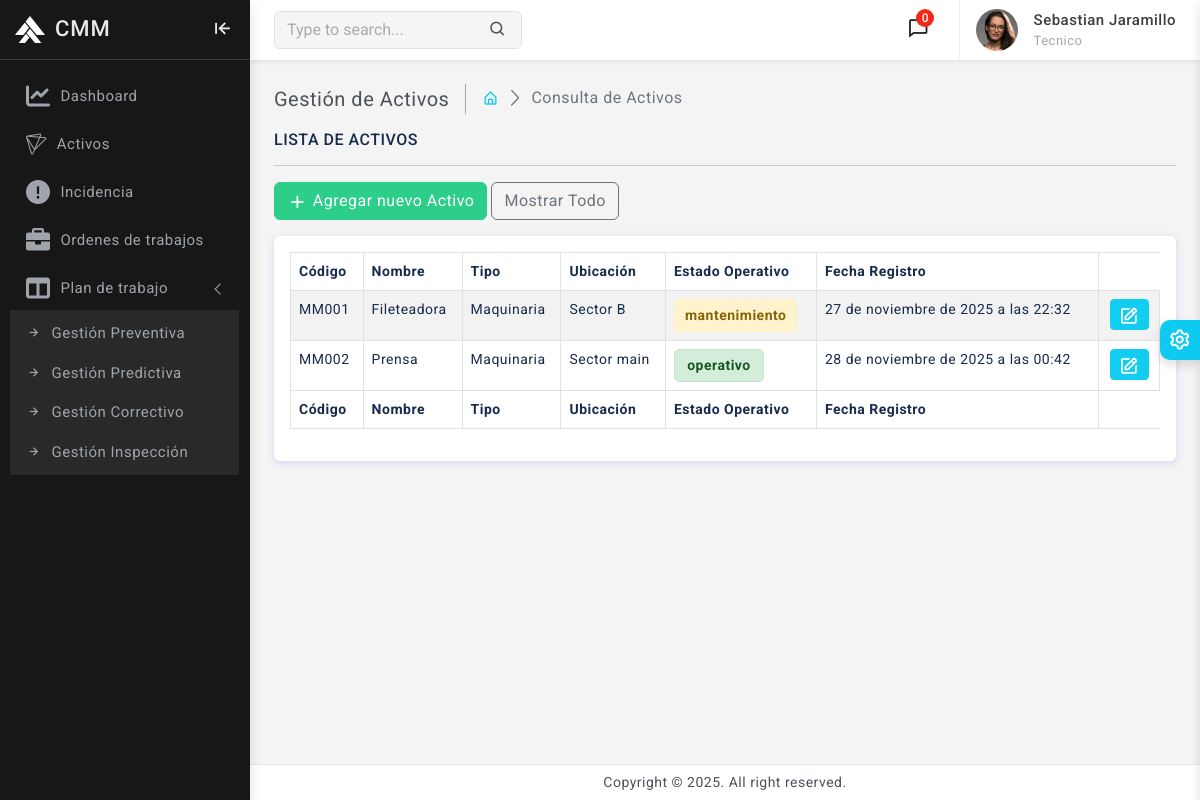
The app's page /activos/ (signed in) with its own data.
### usuarios/models.py (models this page shows, shortened)
class PerfilUsuario(models.Model):
    usuario     = models.OneToOneField(Usuario, on_delete=models.CASCADE)
    nombre      = models.CharField(max_length=50)
    apellido    = models.CharField(max_length=50)
    documento   = models.IntegerField(unique=True)
    telefono    = models.IntegerField(unique=True)
    cargo       = models.ForeignKey(Cargo, on_delete=models.CASCADE, related_name="Cargo")
    def full_name(self):
        return f'{self.nombre} {self.apellido}'

class Cargo(models.Model):
    CARGO_CHOICES = [
        ('Administrador', 'Administrador'),
        ('Supervisor', 'Supervisor'),
        ('Tecnico', 'Tecnico'),
    ]
    cargo  = models.CharField(max_length=50, choices=CARGO_CHOICES, default='Tecnico')
    def __str__(self):
        return self.cargo

### activos/models.py (models this page shows, shortened)
class Activo(models.Model):
    ESTADOS_OPERATIVOS_CHOICES = [
        ('operativo', 'Operativo'),
        ('inoperativo', 'Inoperativo'),
        ('mantenimiento', 'En mantenimiento'),
        ('retirado', 'Retirado'),
    ]
    codigo = models.CharField(max_length=50, unique=True, db_index=True)
    nombre = models.CharField(max_length=120)
    tipo = models.CharField(max_length=60, db_index=True)
    ubicacion = models.CharField(max_length=120, db_index=True)
    estado_operativo = models.CharField(max_length=20, choices=ESTADOS_OPERATIVOS_CHOICES, default='operativo', db_index=True)
    fecha_registro = models.DateTimeField(auto_now_add=True)
    class Meta:
        verbose_name = 'Activo'
        verbose_name_plural = 'Activos'
        indexes = [
            models.Index(fields=['tipo']),
            models.Index(fields=['ubicacion']),
            models.Index(fields=['estado_operativo']),
        ]
        constraints = [
            models.UniqueConstraint(fields=['codigo'], name='uq_activo_codigo'),
        ]

### activos/views.py (the view)
# urls.py: path('activos/', include('activos.urls')),
@login_required(login_url = 'login')
def activos(request):
    filtro = request.GET.get('filtro', 'activos')
    if filtro == 'activos':
        activos = Activo.objects.filter(estado_operativo__in=['operativo', 'mantenimiento'])
    else:
        activos = Activo.objects.all()
    context = {
        'activos': activos,
        'filtro': filtro,
    }
    return render(request, 'activos/activos.html', context)

### CMM/context_processors.py (called while the page is built)
def global_context(request):
    user = None
    perfil = None
    if request.user.is_authenticated:
        user = request.user
        perfil = PerfilUsuario.objects.filter(usuario=request.user).first()
    return {
        'perfil': perfil,
        'user': user,
    }

### templates/activos/activos.html (shortened to what this page needs)
{% extends 'base.html' %}
{% load static %}
{% block content %}
    <div class="page-wrapper">
        <div class="page-content">
            <div class="page-breadcrumb d-none d-sm-flex align-items-center mb-3">
                <div class="breadcrumb-title pe-3">Gestión de Activos</div>
                <div class="ps-3">
                    <nav aria-label="breadcrumb">
                        <ol class="breadcrumb mb-0 p-0">
                            <li class="breadcrumb-item"><a href="{% url 'home' %}"><i class="bx bx-home-alt text-info"></i></a></li>
                            <li class="breadcrumb-item active" aria-current="page">Consulta de Activos</li>
                        </ol>
                    </nav>
                </div>
            </div>
            <h6 class="mb-0 text-uppercase">Lista de Activos</h6>
            <hr />
            <div class="mb-3">
                <a href="{% url 'agregar_activo' %}" class="btn btn-success">
                    <i class="bx bx-plus"></i> Agregar nuevo Activo
                </a>
                {% if filtro == 'activos' %}
                    <a href="?filtro=all" class="btn btn-outline-secondary">
                        Mostrar Todo
                    </a>
                {% else %}
                    <a href="?filtro=activos" class="btn btn-outline-info">
                        Ocultar Activos Inoperativo/Retirado
                    </a>
                {% endif %}
            </div>
            <div class="card">
                <div class="card-body">
                    <div class="table-responsive">
                        <table class="table table-striped table-bordered">
                            <thead>
                                <tr>
                                    <th>Código</th>
                                    <th>Nombre</th>
                                    <th>Tipo</th>
                                    <th>Ubicación</th>
                                    <th>Estado Operativo</th>
                                    <th>Fecha Registro</th>
                                </tr>
                            </thead>
                            <tbody>
                                {% if activos %}
                                    {% for a in activos %}
                                    <tr>
                                        <td>{{ a.codigo }}</td>
                                        <td>{{ a.nombre }}</td>
                                        <td>{{ a.tipo }}</td>
                                        <td>{{ a.ubicacion }}</td>
                                        <td>
                                            <span class="estado {{ a.estado_operativo|lower }}">
                                                {{ a.estado_operativo }}
                                            </span>
                                        </td>
                                        <td>{{ a.fecha_registro }}</td>
                                        <td class="text-center">
                                            <a href="{% url 'editar_activo' a.id %}" class="btn btn-sm btn-info">
                                                <i class="bx bx-edit"></i>
                                            </a>
                                        </td>
                                    </tr>
                                    {% endfor %}
                                {% endif %}
                            </tbody>
                            <tfoot>
                                <tr>
                                    <th>Código</th>
                                    <th>Nombre</th>
                                    <th>Tipo</th>
                                    <th>Ubicación</th>
                                    <th>Estado Operativo</th>
                                    <th>Fecha Registro</th>
                                </tr>
                            </tfoot>
                        </table>
                    </div>
                </div>
            </div>
        </div>
    </div>
{% endblock %}

### templates/includes/navbar.html (shortened to what this page needs)
{% load static %}
<header>
    <div class="topbar d-flex align-items-center">
        <nav class="navbar navbar-expand">
            <div class="search-bar flex-grow-1">
                <div class="position-relative search-bar-box">
                    <input type="text" class="form-control search-control" placeholder="Type to search..."> <span class="position-absolute top-50 search-show translate-middle-y"><i class='bx bx-search'></i></span>
                </div>
            </div>
            <div class="top-menu ms-auto">
                <ul class="navbar-nav align-items-center">
                    <li class="nav-item dropdown dropdown-large">
                        <a class="nav-link dropdown-toggle dropdown-toggle-nocaret position-relative" href="#" role="button" data-bs-toggle="dropdown" aria-expanded="false"> <span class="alert-count">0</span>
                            <i class='bx bx-comment'></i>
                        </a>
                    </li>
                </ul>
            </div>
            <div class="user-box dropdown">
                <a class="d-flex align-items-center nav-link dropdown-toggle dropdown-toggle-nocaret" href="#" role="button" data-bs-toggle="dropdown" aria-expanded="false">
                    <img src="{% static 'images/avatars/avatar-2.png' %}" class="user-img" alt="user avatar">
                    <div class="user-info ps-3">
                        <p class="user-name mb-0"> {{perfil.full_name}} </p>
                        <p class="designattion mb-0">{{perfil.cargo}}</p>
                    </div>
                </a>
            </div>
        </nav>
    </div>
</header>

### CMM/static/css/app.css (style rules this page uses)
body { font-size: 14px; color: #4c5258; letter-spacing: .5px; background-color: #f4f4f4; overflow-x: hidden; font-family: Roboto, sans-serif }
a { text-decoration: none }
.topbar { position: fixed; top: 0; left: 250px; right: 0; height: 60px; background: #fff; border-bottom: 1px solid rgb(228 228 228 / 0%); z-index: 10; box-shadow: 0 .125rem .25rem rgba(0, 0, 0, .075)!important }
.topbar .navbar { width: 100%; height: 60px; padding-left: 1.5rem; padding-right: 1.5rem; }
.page-wrapper { height: 100%; margin-top: 60px; margin-bottom: 30px; margin-left: 250px }
.page-content { padding: 1.5rem 1.5rem 0.7rem 1.5rem }
.breadcrumb-title { font-size: 20px; border-right: 1.5px solid #aaa4a4 }
.page-breadcrumb .breadcrumb li.breadcrumb-item { font-size: 16px }
.page-breadcrumb .breadcrumb-item+.breadcrumb-item::before { display: inline-block; padding-right: .5rem; color: #6c757d; font-family: LineIcons; content: "\ea5c" }
.btn i { vertical-align: middle; font-size: 1.3rem; margin-top: -1em; margin-bottom: -1em; }
input::placeholder { color: #000!important; opacity: .3!important }
.search-bar-box { width: 40% }
.search-control { background-color: #f6f5f5; border: 1px solid #e1e1e1; padding-right: 2.5rem }
.search-show { font-size: 18px; right: 15px }
.topbar .navbar .navbar-nav .nav-link { padding-right: .8rem; padding-left: .8rem; color: #252323; font-size: 22px }
.dropdown-toggle-nocaret:after { display: none }
.alert-count { position: absolute; top: 5px; left: 22px; width: 18px; height: 18px; display: flex; align-items: center; justify-content: center; border-radius: 50%; font-size: 12px; font-weight: 500; color: #fff; background: #f62718 }
.user-img { width: 42px; height: 42px; border-radius: 50%; border: 0 solid #e5e5e5; padding: 0; margin-left: 1rem; }
.user-info .user-name { font-size: 15px; font-weight: 500; color: #413c3c }
.user-info .designattion { font-size: 13px; color: #a9a8a8 }
.user-box { display: flex; align-items: center; height: 60px; border-left: 1px solid #f0f0f0; margin-left: 1rem }
.dropdown-large { position: relative }

### CMM/static/css/style.css (style rules this page uses)
.estado { display: inline-block; padding: 5px 10px; border-radius: 5px; font-weight: bold; text-align: center; min-width: 90px; }
.completo, .operativo, .abierta, .habilitado, .resuelta { background-color: #D4EDDA; color: #155724; border: 1px solid #C3E6CB; }
.pendiente, .mantenimiento, .en_proceso, .en_ejecucion { background-color: #FFF3CD; color: #856404; border: 1px solid #FFEEBA; }

### records on screen
PerfilUsuario: full_name "Sebastian Jaramillo", cargo "Tecnico"
Activo: codigo "MM001", nombre "Fileteadora", tipo "Maquinaria", ubicacion "Sector B", estado_operativo "mantenimiento", fecha_registro "27 de noviembre de 2025 a las 22:32"
Activo: codigo "MM002", nombre "Prensa", tipo "Maquinaria", ubicacion "Sector main", estado_operativo "operativo", fecha_registro "28 de noviembre de 2025 a las 00:42"
